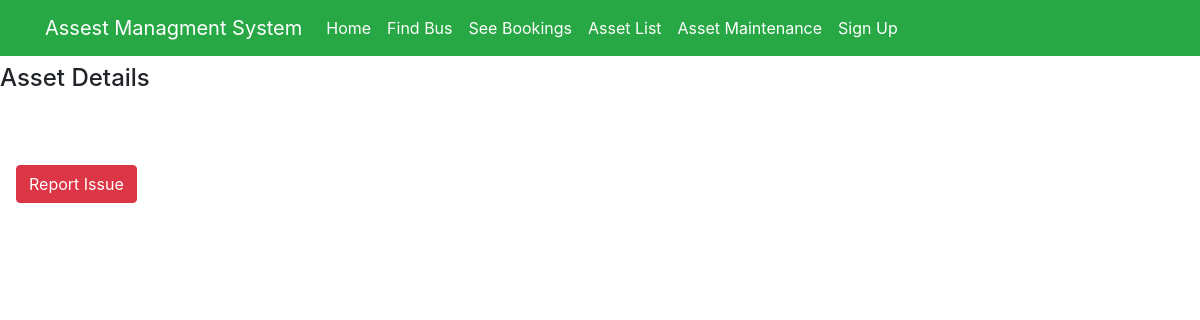
/assetview/1/, run on an earlier commit of the app's database.
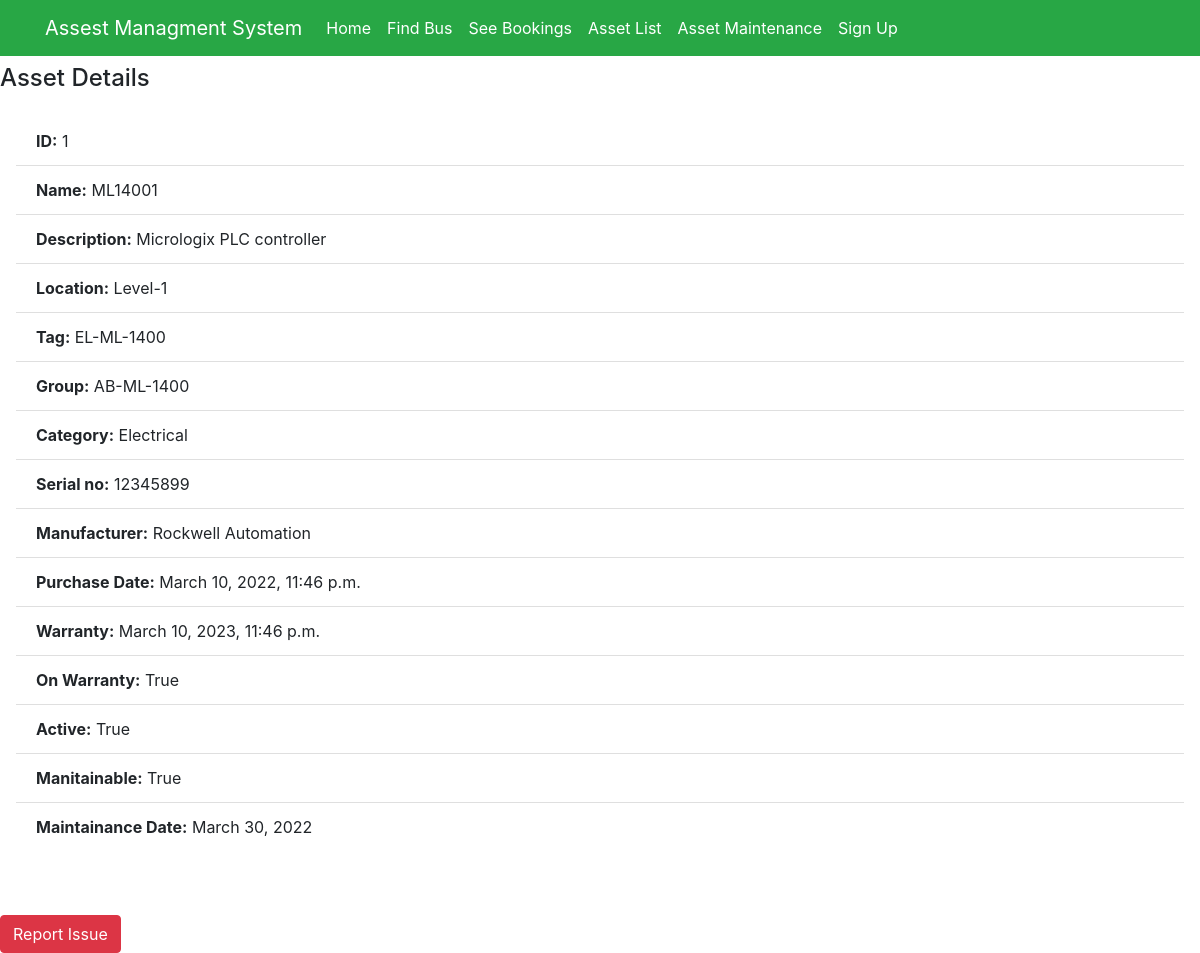
And on a later commit of the database.
### myapp/models.py (models this page shows)
class Asset(models.Model):
    asset_id = models.AutoField(primary_key=True)
    asset_name = models.CharField(max_length=100)
    asset_desc = models.CharField(max_length=100)
    asset_loc = models.CharField(max_length=100, choices=ASSET_LOCATION)
    asset_tag = models.CharField(max_length=100)
    asset_group = models.CharField(max_length=100)
    asset_category = models.CharField(max_length=100, choices=ASSET_CHOICES)
    asset_serial_No = models.CharField(max_length=100)
    asset_manufacturer = models.CharField(max_length=100)
    date_purchased = models.DateTimeField()
    date_warranty = models.DateTimeField()
    asset_warranty = models.BooleanField(default=False)
    asset_active = models.BooleanField(default=False)
    asset_Maintainable  = models.BooleanField(default=False)
    asset_main_date = models.DateField()
    def __str__(self):
        return self.asset_name

### myapp/views.py (the view, shortened to what this page needs)
# urls.py: path('assetview/<int:pk>/', views.assetview, name="assetview"),
def assetview(request,pk,new={}):
    asset_view = Asset.objects.filter(asset_id=pk)
    print(asset_view)
    print(pk)
    context = {}
    return render(request, 'myapp/assetview.html', locals())

### myapp/templates/myapp/assetview.html (shortened to what this page needs)
{% extends 'myapp/base.html' %}
{% block content %}
<h4>Asset Details</h4>
<form action="{% url 'assetmain' %}" method="post">
<div class="modal-body">
    <ul class="list-group list-group-flush" id="myList" >
        {% for row in asset_view %}
        <li class="list-group-item"><b>ID:</b> {{row.asset_id}}<input type="hidden" name="asset_id" value="{{row.asset_id}}"></li>
        <li class="list-group-item"><b>Name:</b> {{row.asset_name}}</li>
        <li class="list-group-item"><b>Description:</b> {{row.asset_desc}}</li>
        <li class="list-group-item"><b>Location:</b> {{row.asset_loc}}</li>
        <li class="list-group-item"><b>Tag:</b> {{row.asset_tag}}</li>
        <li class="list-group-item"><b>Group:</b> {{row.asset_group}}</li>
        <li class="list-group-item"><b>Category:</b> {{row.asset_category}}</li>
        <li class="list-group-item"><b>Serial no:</b> {{row.asset_serial_No}}</li>
        <li class="list-group-item"><b>Manufacturer:</b> {{row.asset_manufacturer}}</li>
        <li class="list-group-item"><b>Purchase Date:</b> {{row.date_purchased}}</li>
        <li class="list-group-item"><b>Warranty:</b> {{row.date_warranty}}</li>
        <li class="list-group-item"><b>On Warranty:</b> {{row.asset_warranty}}</li>
        <li class="list-group-item"><b>Active:</b> {{row.asset_active}}</li>
        <li class="list-group-item"><b>Manitainable:</b> {{row.asset_Maintainable}}</li>
        <li class="list-group-item"><b>Maintainance Date:</b> {{row.asset_main_date}}</li>
    </ul>
</div>
    {% endfor %}
    <br>
    <br>
    <div class="pull-right">
        <button type="submit" class="btn btn-danger float-left">Report Issue</button>
    </div>
</form>
{% endblock %}

### myapp/templates/myapp/base.html (shortened to what this page needs)
<!doctype html>
<html lang="en">
<head>
    <link rel="stylesheet" href="https://stackpath.bootstrapcdn.com/bootstrap/4.1.3/css/bootstrap.min.css"
>
</head>
<body>
<nav class="navbar navbar-expand-lg navbar-light bg-success">
    <div class="container">
        <a class="navbar-brand" href="#" style="color: white;">Assest Managment System</a>
        <div class="collapse navbar-collapse" id="navbarNavAltMarkup">
            <div class="navbar-nav" >
                <a class="nav-item nav-link active" href="{% url 'home' %}" style="color: white;">Home <span class="sr-only">(current)</span></a>
                <a class="nav-item nav-link" href="{% url 'findbus' %}" style="color: white;">Find Bus</a>
                <a class="nav-item nav-link" href="{% url 'seebookings' %}" style="color: white;">See Bookings</a>
                <a class="nav-item nav-link" href="{% url 'asset' %}" style="color: white;">Asset List</a>
                <a class="nav-item nav-link" href="{% url 'assetmainlist' %}" style="color: white;">Asset Maintenance</a>
                {% if request.user.is_active %}
                <a class="nav-item nav-link " href="{% url 'signout' %}" style="color: white;">Sign out</a>
                {% else %}
                <a class="nav-item nav-link " href="{% url 'signup' %}" style="color: white;">Sign Up</a>
                {% endif %}
            </div>
        </div>
    </div>
</nav>
{% block content %}
{% endblock %}
</body>
</html>

What changed in the data, as far as the page shows it:
added Asset: asset_id "1", asset_name "ML14001", asset_desc "Micrologix PLC controller", asset_loc "Level-1", asset_tag "EL-ML-1400", asset_group "AB-ML-1400", asset_category "Electrical", asset_serial_No "12345899", asset_manufacturer "Rockwell Automation", date_purchased "March 10, 2022, 11:46 p.m.", date_warranty "March 10, 2023, 11:46 p.m.", asset_warranty "True", asset_active "True", asset_Maintainable "True", asset_main_date "March 30, 2022"
